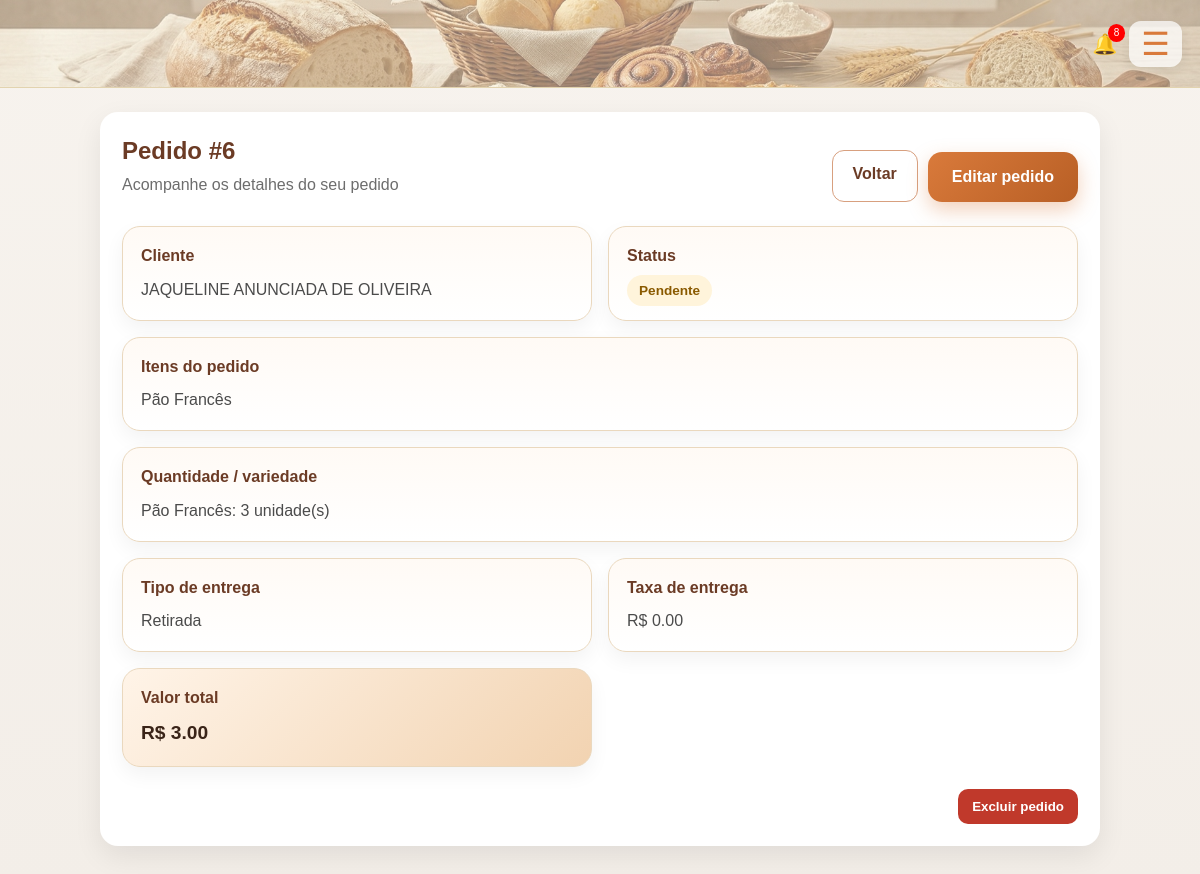
/ver/6 (signed in), run on the app's committed database.
### tables this page shows
CREATE TABLE pedidos (
    id INTEGER PRIMARY KEY AUTOINCREMENT,
    usuario_id INTEGER,
    cliente TEXT NOT NULL,
    descricao TEXT NOT NULL,
    quantidade_variedade TEXT NOT NULL,
    status TEXT NOT NULL DEFAULT 'Pendente',
    tipo_entrega TEXT NOT NULL DEFAULT 'Retirada',
    taxa_entrega REAL NOT NULL DEFAULT 0,
    valor_total REAL NOT NULL DEFAULT 0,
    prioridade TEXT NOT NULL DEFAULT 'Média',
    criado_em TIMESTAMP DEFAULT CURRENT_TIMESTAMP,
    FOREIGN KEY (usuario_id) REFERENCES usuarios(id)
);

### app.py (the view)
@app.route("/ver/<int:pedido_id>")
@login_required
def ver(pedido_id):
    conn = get_connection()
    pedido = conn.execute(
        """
        SELECT * FROM pedidos
        WHERE id = ? AND usuario_id = ?
        """,
        (pedido_id, session["usuario_id"])
    ).fetchone()
    conn.close()
    if pedido is None:
        flash("Pedido não encontrado.", "error")
        return redirect(url_for("index"))
    return render_template("view.html", pedido=pedido)

### app.py (called while the page is built)
def get_connection():
    conn = sqlite3.connect(DB_NAME)
    conn.row_factory = sqlite3.Row
    return conn

def login_required(func):
    @wraps(func)
    def wrapper(*args, **kwargs):
        if "usuario_id" not in session:
            flash("Faça login para acessar.", "error")
            return redirect(url_for("login"))
        return func(*args, **kwargs)
    return wrapper

def get_notificacoes(usuario_id):
    conn = get_connection()
    notificacoes = conn.execute("""
        SELECT * FROM notificacoes
        WHERE usuario_id = ?
        ORDER BY criada_em DESC
        LIMIT 5
    """, (usuario_id,)).fetchall()
    nao_lidas = conn.execute("""
        SELECT COUNT(*) as total
        FROM notificacoes
        WHERE usuario_id = ? AND lida = 0
    """, (usuario_id,)).fetchone()["total"]
    conn.close()
    return notificacoes, nao_lidas

@app.context_processor
def inject_notificacoes():
    if "usuario_id" in session:
        notificacoes, nao_lidas = get_notificacoes(session["usuario_id"])
        return dict(notificacoes=notificacoes, nao_lidas=nao_lidas)
    return dict(notificacoes=[], nao_lidas=0)

### templates/view.html (shortened to what this page needs)
{% extends "base.html" %}
{% block content %}
<section class="pagina-simples">
  <div class="bloco-branco pedido-detalhe">
    <div class="pedido-detalhe-topo">
      <div>
        <h1>Pedido #{{ pedido["id"] }}</h1>
        <p class="pedido-detalhe-sub">
          Acompanhe os detalhes do seu pedido
        </p>
      </div>
      <div class="pedido-detalhe-acoes">
        <a class="btn-secundario" href="{{ url_for('index') }}">Voltar</a>
        {% if pedido["status"] == "Pendente" %}
          <a class="btn-banner" href="{{ url_for('editar', pedido_id=pedido['id']) }}">Editar pedido</a>
        {% endif %}
      </div>
    </div>
    <div class="pedido-detalhe-grid">
      <div class="pedido-box">
        <h3>Cliente</h3>
        <p>{{ pedido["cliente"] }}</p>
      </div>
      <div class="pedido-box">
        <h3>Status</h3>
        <p>
          <span class="status-badge status-{{ pedido['status']|lower|replace(' ', '-') }}">
            {{ pedido["status"] }}
          </span>
        </p>
      </div>
      <div class="pedido-box full">
        <h3>Itens do pedido</h3>
        <p>{{ pedido["descricao"] }}</p>
      </div>
      <div class="pedido-box full">
        <h3>Quantidade / variedade</h3>
        <p>{{ pedido["quantidade_variedade"] }}</p>
      </div>
      <div class="pedido-box">
        <h3>Tipo de entrega</h3>
        <p>{{ pedido["tipo_entrega"] }}</p>
      </div>
      <div class="pedido-box">
        <h3>Taxa de entrega</h3>
        <p>R$ {{ "%.2f"|format(pedido["taxa_entrega"]) }}</p>
      </div>
      <div class="pedido-box destaque-total">
        <h3>Valor total</h3>
        <p>R$ {{ "%.2f"|format(pedido["valor_total"]) }}</p>
      </div>
    </div>
    {% if pedido["status"] == "Pendente" %}
      <div class="pedido-detalhe-rodape">
        <form method="post"
              action="{{ url_for('excluir', pedido_id=pedido['id']) }}"
              onsubmit="return confirm('Tem certeza que deseja excluir este pedido?');">
          <button class="btn-excluir" type="submit">Excluir pedido</button>
        </form>
      </div>
    {% endif %}
  </div>
</section>
{% endblock %}

### static/style.css (style rules this page uses)
* { margin: 0; padding: 0; box-sizing: border-box; }
:root { --marrom: #6b3b25; --marrom-escuro: #3a2418; --laranja: #d97a3b; --laranja-escuro: #b85f25; --bege: #f2e6c8; --bege-claro: #fff7f0; --cinza-fundo: #f3f3f3; --borda: #d8a07f; --branco: #ffffff; --sombra: 0 12px 32px rgba(0, 0, 0, 0.10); --sombra-hover: 0 18px 40px rgba(0, 0, 0, 0.16); }
html { scroll-behavior: smooth; }
body { background: linear-gradient(180deg, #f7f3ee 0%, #f3eee8 100%); font-family: Arial, Helvetica, sans-serif; color: var(--marrom-escuro); line-height: 1.4; }
a { color: inherit; }
.btn-banner { display: inline-block; margin-top: 18px; background: var(--laranja); color: white; padding: 13px 22px; border-radius: 12px; font-weight: bold; text-decoration: none; transition: 0.2s; border: none; cursor: pointer; box-shadow: 0 8px 18px rgba(217, 122, 59, 0.25); }
.btn-secundario { display: inline-block; margin-top: 16px; background: white; color: var(--marrom); padding: 12px 20px; border-radius: 12px; font-weight: bold; text-decoration: none; transition: 0.2s; border: 1px solid var(--borda); cursor: pointer; }
.btn-excluir { background: #c0392b; color: white; border: none; padding: 10px 14px; border-radius: 10px; cursor: pointer; font-weight: bold; }
.status-badge { padding: 8px 12px; border-radius: 999px; font-size: 0.85rem; font-weight: bold; }
.status-pendente { background: #fff4db; color: #8a5a00; }
.pagina-simples { padding: 24px 20px 40px; }
.bloco-branco { background: white; border-radius: 18px; padding: 22px; box-shadow: 0 10px 28px rgba(0, 0, 0, 0.08); margin-bottom: 18px; }
.bloco-branco { max-width: 900px; margin: 0 auto 18px; }
.btn-banner { background: linear-gradient(135deg, #d97a3b, #b85f25); color: white; padding: 14px 24px; border-radius: 14px; font-weight: bold; text-decoration: none; display: inline-block; border: none; cursor: pointer; box-shadow: 0 8px 20px rgba(217, 122, 59, 0.35); transition: 0.2s ease; }
.pedido-detalhe { max-width: 1000px; margin: 0 auto; }
.pedido-detalhe-topo { display: flex; justify-content: space-between; align-items: flex-start; gap: 18px; flex-wrap: wrap; margin-bottom: 24px; }
.pedido-detalhe-topo h1 { color: var(--marrom); margin-bottom: 6px; }
.pedido-detalhe-sub { color: #6d6d6d; }
.pedido-detalhe-acoes { display: flex; gap: 10px; flex-wrap: wrap; }
.pedido-detalhe-grid { display: grid; grid-template-columns: 1fr 1fr; gap: 16px; }
.pedido-box { background: linear-gradient(180deg, #fffaf5 0%, #ffffff 100%); border: 1px solid #ead8be; border-radius: 18px; padding: 18px; box-shadow: 0 8px 20px rgba(0, 0, 0, 0.05); }
.pedido-box h3 { color: var(--marrom); margin-bottom: 10px; font-size: 1rem; }
.pedido-box p { color: #4b4b4b; line-height: 1.5; word-break: break-word; }
.pedido-box.full { grid-column: 1 / -1; }
.destaque-total { background: linear-gradient(135deg, #fff4e8, #f2d3b1); }
.destaque-total p { font-size: 1.2rem; font-weight: bold; color: var(--marrom-escuro); }
.pedido-detalhe-rodape { margin-top: 22px; display: flex; justify-content: flex-end; }

### data on the page
pedidos: id "6", cliente "JAQUELINE ANUNCIADA DE OLIVEIRA", status "Pendente", descricao "Pão Francês", quantidade_variedade "Pão Francês: 3 unidade(s)", tipo_entrega "Retirada", taxa_entrega "0.00", valor_total "3.00"

### other printed values
{{ nao_lidas }} "8"
